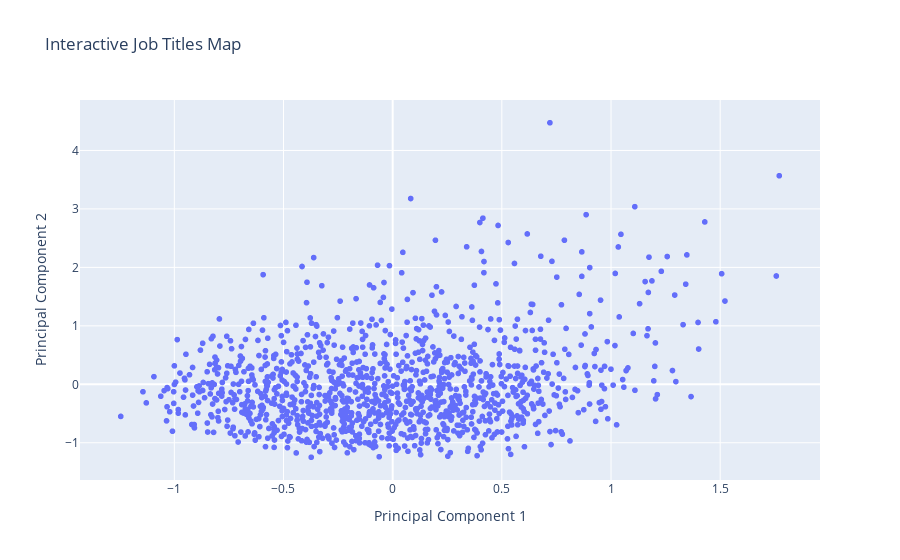

The cell this chart's notebook holds for it:
### Code cell
import plotly.express as px
# pcs = ['pc1_tsne', 'pc2_tsne']
# pcs = ['pc1_isomap', 'pc2_isomap']
# pcs = ['pc1_svd', 'pc2_svd']
# pcs = ['pc1', 'pc2']
pcs = ['pc1_mds', 'pc2_mds']

fig = px.scatter(jobs_df, x=pcs[0], y=pcs[1], hover_name='Occupations',
                 title='Interactive Map of Job Titles',
                 labels={'pc1': 'Principal Component 1', 'pc2': 'Principal Component 2'})

# Update layout to improve the appearance
fig.update_layout(title='Interactive Job Titles Map',
                  xaxis_title='Principal Component 1',
                  yaxis_title='Principal Component 2',
                  hovermode='closest')

# Show the plot
fig.show()

### Figure 1 — Plotly figure (JSON) as saved in the notebook; plotly's stock layout.template omitted (floating-point values rounded to 4 significant figures; data arrays with more than 128 entries replaced by an {"elided": "..."} marker saying what was removed)
{"data": [{"hovertemplate": "<b>%{hovertext}</b><br><br>pc1_mds=%{x}<br>pc2_mds=%{y}<extra></extra>", "hovertext": {"elided": "1155 str values"}, "legendgroup": "", "marker": {"color": "#636efa", "symbol": "circle"}, "mode": "markers", "name": "", "showlegend": false, "type": "scattergl", "x": {"elided": "1155 float values"}, "xaxis": "x", "y": {"elided": "1155 float values"}, "yaxis": "y"}], "layout": {"hovermode": "closest", "legend": {"tracegroupgap": 0}, "title": {"text": "Interactive Job Titles Map"}, "xaxis": {"anchor": "y", "domain": [0, 1], "title": {"text": "Principal Component 1"}}, "yaxis": {"anchor": "x", "domain": [0, 1], "title": {"text": "Principal Component 2"}}}}
